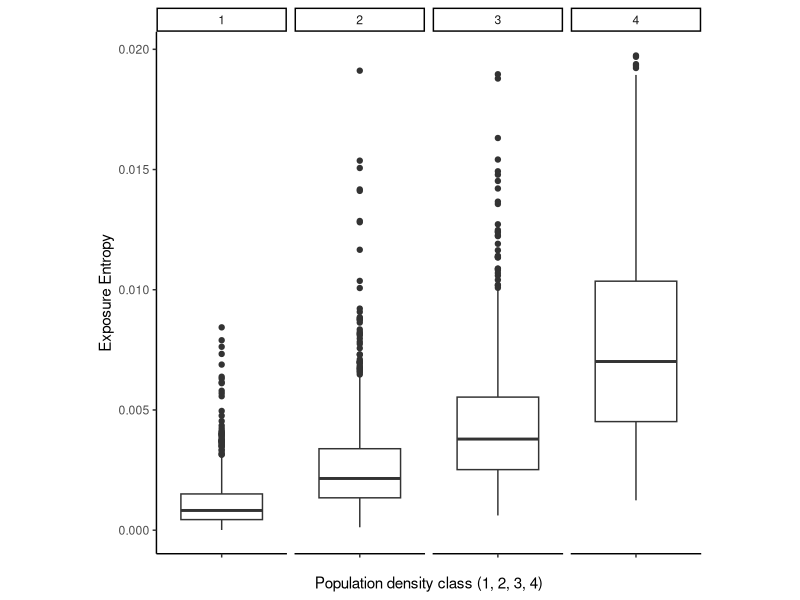
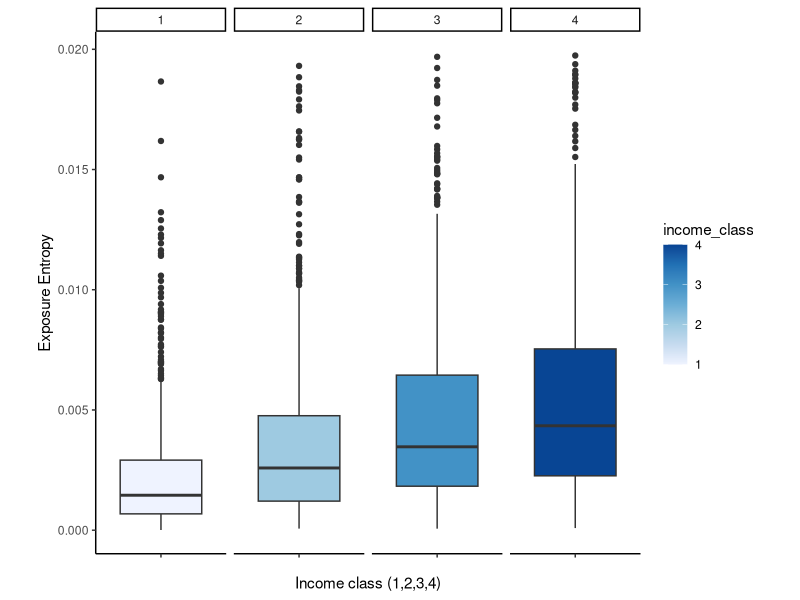
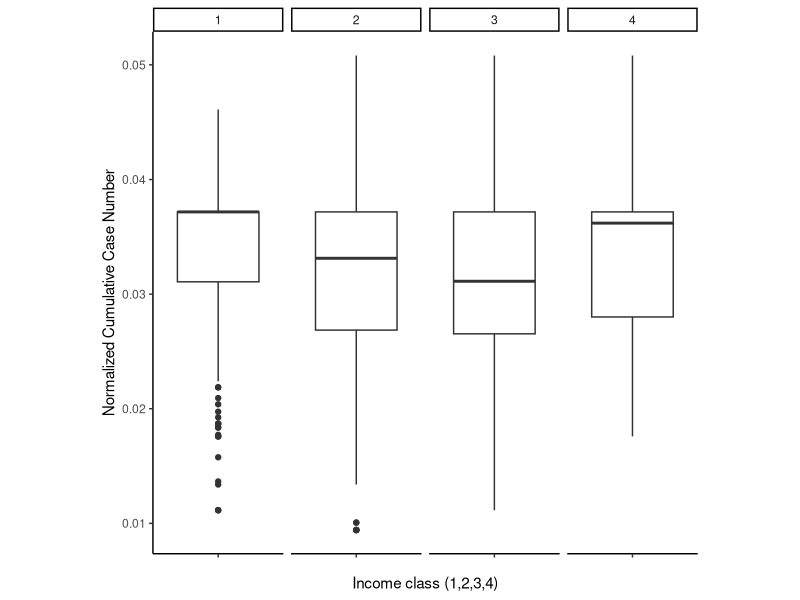
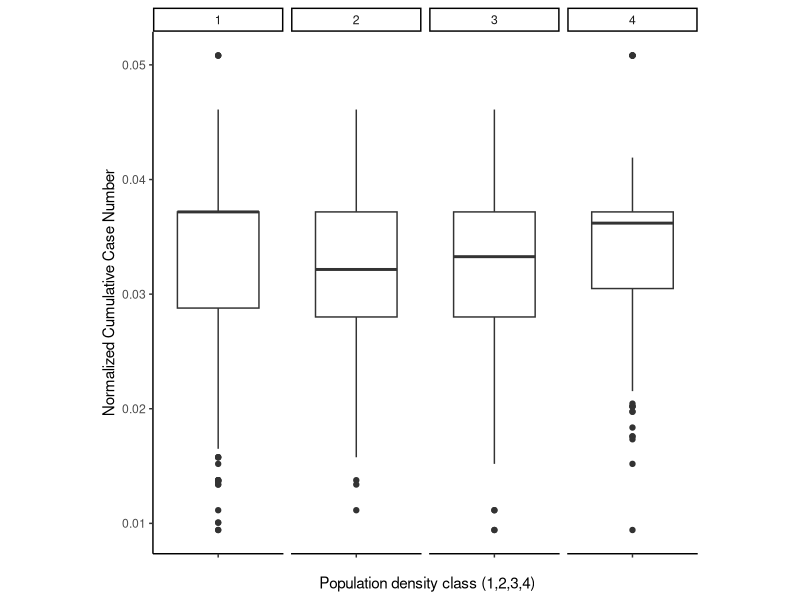
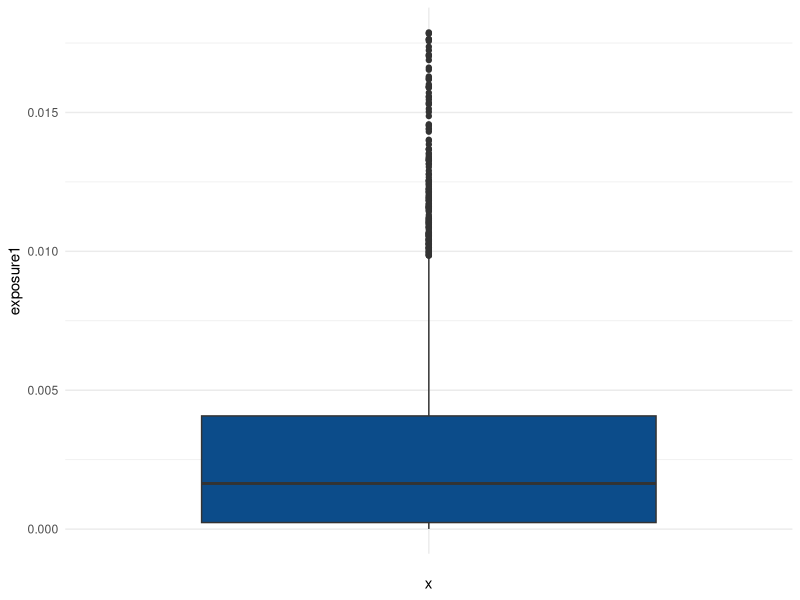

Write R code to recreate these figures, in order.
## ---- chunk 1
knitr::opts_chunk$set(echo = TRUE)
## ---- chunk 2
library(tidyverse)
## ---- chunk 3
ct_info_cases_data = read_csv("data/ct_info_cases_data.csv")
## ---- chunk 4
ct_info_cases_data
## ---- chunk 5
table = matrix(nrow=4,ncol=4)
for (i in 1:4){
x = ct_info_cases_data %>% 
  filter(pop_density_class == i) %>% 
  select(estimate_cases4_density) %>% 
  mutate_if(is.numeric, function(x){x = replace_na(x, median(x, na.rm = TRUE))}) %>% 
    unlist(use.names = FALSE)
for (j in 1:4){
y = ct_info_cases_data %>% 
  filter(pop_density_class == j) %>% 
  select(estimate_cases4_density) %>% 
  mutate_if(is.numeric, function(x){x = replace_na(x, median(x, na.rm = TRUE))}) %>% 
  unlist(use.names = FALSE)
table[i,j] = t.test(x, y, alternative = "less")[["p.value"]]
}}
# in case of population density, the cululative estimated cases density of group 1 is significant lower than that of group 4
# in case of population density, group 1 has 
## ---- chunk 6
table
## ---- chunk 7
table = matrix(nrow=4,ncol=4)
for (i in 1:4){
x = ct_info_cases_data %>% 
  filter(income_class == i) %>% 
  select(estimate_cases4_density) %>% 
  mutate_if(is.numeric, function(x){x = replace_na(x, median(x, na.rm = TRUE))}) %>% 
    unlist(use.names = FALSE)
for (j in 1:4){
y = ct_info_cases_data %>% 
  filter(income_class == j) %>% 
  select(estimate_cases4_density) %>% 
  mutate_if(is.numeric, function(x){x = replace_na(x, median(x, na.rm = TRUE))}) %>% 
  unlist(use.names = FALSE)
table[i,j] = t.test(x, y, alternative = "less")[["p.value"]]
}}
table
## ---- chunk 8
ct_info_cases_data %>%
 filter(exposure4 >= 0 & exposure4 <= 0.02 | is.na(exposure4)) %>%
 ggplot() +
 aes(x = "", y = exposure4, group = pop_density_class) +
 geom_boxplot() +
 scale_color_distiller(palette = "Greens",direction = 1) +
 labs(x = "Population density class (1, 2, 3, 4)", y = "Exposure Entropy") +
 theme_classic() +
 theme(aspect.ratio = 4) +
 facet_grid(vars(), vars(pop_density_class))
## ---- chunk 9
ct_info_cases_data %>%
 filter(exposure4 >= 0 & exposure4 <= 0.02 | is.na(exposure4)) %>%
 ggplot() +
 aes(x = "", y = exposure4, fill= income_class, group = income_class) +
 geom_boxplot() +
# scale_color_grey(start=0.8, end=0.2)+
 scale_fill_distiller(palette = "Blues" ,direction = 1) +
 labs(x = "Income class (1,2,3,4)", y = "Exposure Entropy") +
 theme_classic() +
 theme(aspect.ratio = 4) +
 facet_grid(vars(), vars(income_class))
## ---- chunk 10

library(dplyr)
library(ggplot2)

ggplot(ct_info_cases_data) +
 aes(x = "", y = estimate_cases4_density, color=, group = income_class) +
 geom_boxplot() +
  scale_color_distiller(palette = "Purples",direction = 1) +
 labs(x = "Income class (1,2,3,4)", y = "Normalized Cumulative Case Number") +
 theme_classic() +
 theme(aspect.ratio = 4) +
 facet_grid(vars(), vars(income_class))

## ---- chunk 11
ggplot(ct_info_cases_data) +
 aes(x = "", y = estimate_cases4_density, color = , group = pop_density_class) +
 geom_boxplot() +
  scale_color_distiller(palette = "Oranges",direction = 1) +
 labs(x = " Population density class (1,2,3,4)", y = "Normalized Cumulative Case Number") +
 theme_classic() +
 theme(aspect.ratio = 4) +
 facet_grid(vars(), vars(pop_density_class))
## ---- chunk 12

library(dplyr)
library(ggplot2)

ct_info_cases_data %>%
 filter(exposure1 >= 0 & exposure1 <= 0.018) %>%
 ggplot() +
 aes(x = "", y = exposure1) +
 geom_boxplot(fill = "#0c4c8a") +
 theme_minimal()


## ---- chunk 13
logtrns = function(x){
  log(1+x)
}
interval = c(0.1, 0.2, 0.5, 0.8, 0.9)

quantile(logtrns(ct_info_cases_data$exposure1),probs=interval)
quantile(logtrns(ct_info_cases_data$exposure2),probs=interval)
quantile(logtrns(ct_info_cases_data$exposure3),probs=interval)
quantile(logtrns(ct_info_cases_data$exposure4),probs=interval,na.rm = TRUE)
